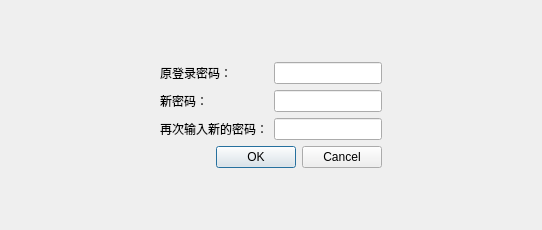
<?xml version="1.0" encoding="UTF-8"?>
<ui version="4.0">
 <class>Dialog</class>
 <widget class="QDialog" name="Dialog">
  <property name="geometry">
   <rect>
    <x>0</x>
    <y>0</y>
    <width>542</width>
    <height>230</height>
   </rect>
  </property>
  <property name="windowTitle">
   <string>Dialog</string>
  </property>
  <property name="windowIcon">
   <iconset>
    <normaloff>printer.png</normaloff>printer.png</iconset>
  </property>
  <layout class="QGridLayout" name="gridLayout_2">
   <item row="1" column="1">
    <layout class="QGridLayout" name="gridLayout">
     <item row="1" column="0">
      <widget class="QLabel" name="label_c">
       <property name="text">
        <string>新密码：</string>
       </property>
      </widget>
     </item>
     <item row="1" column="1">
      <widget class="QLineEdit" name="lineEdit_newpassword"/>
     </item>
     <item row="0" column="0">
      <widget class="QLabel" name="label_p">
       <property name="text">
        <string>原登录密码：</string>
       </property>
      </widget>
     </item>
     <item row="0" column="1">
      <widget class="QLineEdit" name="lineEdit_oldpassword"/>
     </item>
     <item row="2" column="0">
      <widget class="QLabel" name="label">
       <property name="text">
        <string>再次输入新的密码：</string>
       </property>
      </widget>
     </item>
     <item row="2" column="1">
      <widget class="QLineEdit" name="lineEdit_reconfirm_password"/>
     </item>
    </layout>
   </item>
   <item row="0" column="1">
    <spacer name="verticalSpacer_2">
     <property name="orientation">
      <enum>Qt::Vertical</enum>
     </property>
     <property name="sizeHint" stdset="0">
      <size>
       <width>20</width>
       <height>40</height>
      </size>
     </property>
    </spacer>
   </item>
   <item row="3" column="1">
    <spacer name="verticalSpacer">
     <property name="orientation">
      <enum>Qt::Vertical</enum>
     </property>
     <property name="sizeHint" stdset="0">
      <size>
       <width>20</width>
       <height>40</height>
      </size>
     </property>
    </spacer>
   </item>
   <item row="2" column="1">
    <widget class="QDialogButtonBox" name="buttonBox">
     <property name="orientation">
      <enum>Qt::Horizontal</enum>
     </property>
     <property name="standardButtons">
      <set>QDialogButtonBox::Cancel|QDialogButtonBox::Ok</set>
     </property>
    </widget>
   </item>
   <item row="1" column="0">
    <spacer name="horizontalSpacer">
     <property name="orientation">
      <enum>Qt::Horizontal</enum>
     </property>
     <property name="sizeHint" stdset="0">
      <size>
       <width>40</width>
       <height>20</height>
      </size>
     </property>
    </spacer>
   </item>
   <item row="1" column="2">
    <spacer name="horizontalSpacer_2">
     <property name="orientation">
      <enum>Qt::Horizontal</enum>
     </property>
     <property name="sizeHint" stdset="0">
      <size>
       <width>40</width>
       <height>20</height>
      </size>
     </property>
    </spacer>
   </item>
  </layout>
 </widget>
 <resources/>
 <connections>
  <connection>
   <sender>buttonBox</sender>
   <signal>accepted()</signal>
   <receiver>Dialog</receiver>
   <slot>accept()</slot>
   <hints>
    <hint type="sourcelabel">
     <x>248</x>
     <y>254</y>
    </hint>
    <hint type="destinationlabel">
     <x>157</x>
     <y>274</y>
    </hint>
   </hints>
  </connection>
  <connection>
   <sender>buttonBox</sender>
   <signal>rejected()</signal>
   <receiver>Dialog</receiver>
   <slot>reject()</slot>
   <hints>
    <hint type="sourcelabel">
     <x>316</x>
     <y>260</y>
    </hint>
    <hint type="destinationlabel">
     <x>286</x>
     <y>274</y>
    </hint>
   </hints>
  </connection>
 </connections>
</ui>
